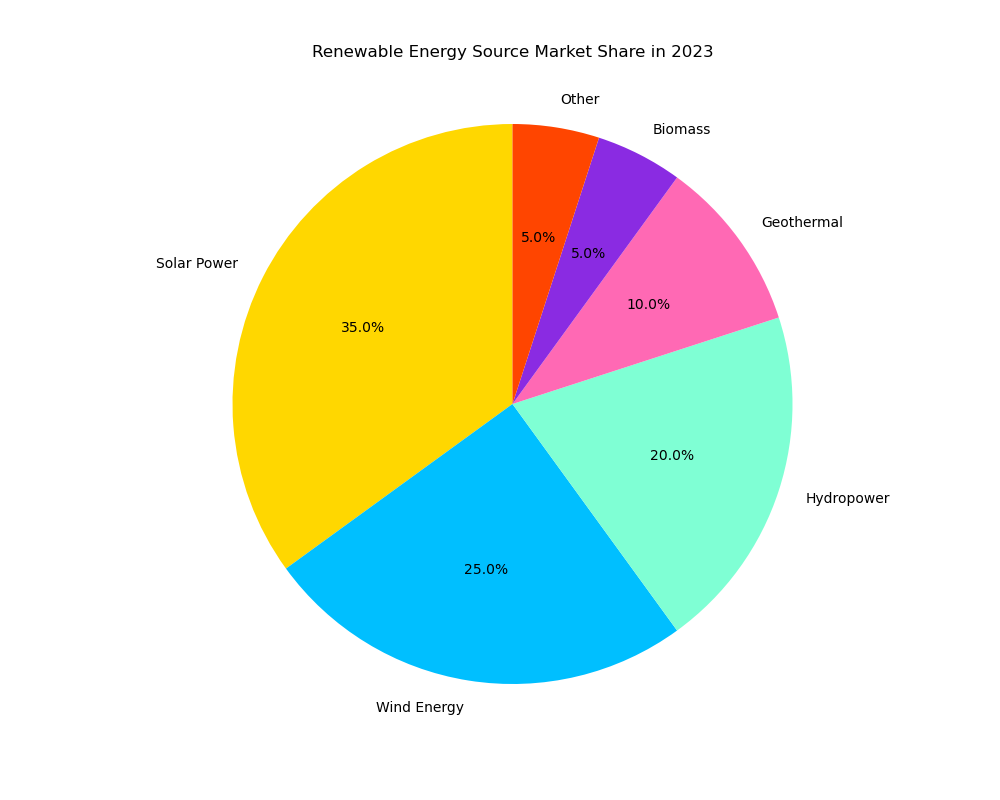

Python code for this plot:

import matplotlib.pyplot as plt

# Data
energy_sources = ['Solar Power', 'Wind Energy', 'Hydropower', 'Geothermal', 'Biomass', 'Other']
market_share = [35, 25, 20, 10, 5, 5]
colors = ['#FFD700', '#00BFFF', '#7FFFD4', '#FF69B4', '#8A2BE2', '#FF4500']

# Plotting the pie chart
fig, ax = plt.subplots(figsize=(10, 8))
ax.pie(market_share, labels=energy_sources, autopct='%1.1f%%', startangle=90, colors=colors)
ax.axis('equal')

# Setting the title
plt.title("Renewable Energy Source Market Share in 2023", y=1.05)

# Display the chart
plt.show()
